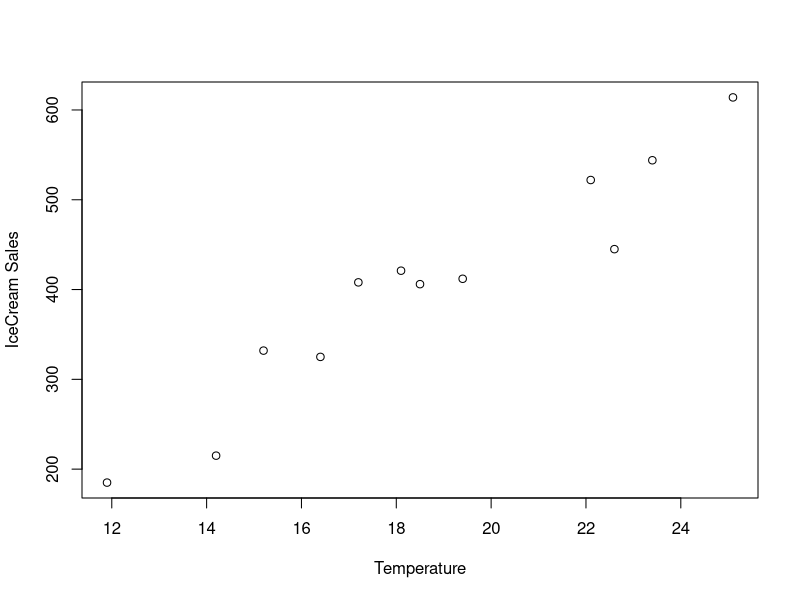

Write R code to recreate this figure.
# HOME WORK
Temperature=c(14.2,16.4,11.9,15.2,18.5,22.1,19.4,25.1,23.4,18.1,22.6,17.2)
"IceCream Sales"=c(215,325,185,332,406,522,412,614,544,421,445,408)

"Home work"=data.frame(Temperature,`IceCream Sales`)
"Home work"

mean(Temperature)
mean(`IceCream Sales`)

median(Temperature)
median(`IceCream Sales`)

sd(Temperature)
sd(`IceCream Sales`)

max(Temperature)
max(`IceCream Sales`)

min(Temperature)
min(`IceCream Sales`)

plot(Temperature, `IceCream Sales`)

cor(Temperature, `IceCream Sales`)
